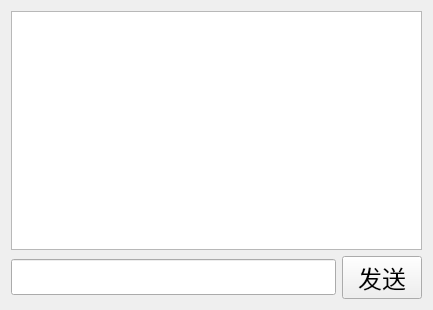
<?xml version="1.0" encoding="UTF-8"?>
<ui version="4.0">
 <class>PrivateChat</class>
 <widget class="QWidget" name="PrivateChat">
  <property name="geometry">
   <rect>
    <x>0</x>
    <y>0</y>
    <width>433</width>
    <height>310</height>
   </rect>
  </property>
  <property name="windowTitle">
   <string>Form</string>
  </property>
  <layout class="QVBoxLayout" name="verticalLayout_2">
   <item>
    <layout class="QVBoxLayout" name="verticalLayout">
     <item>
      <widget class="QTextEdit" name="showMsg">
       <property name="font">
        <font>
         <family>Arial</family>
         <pointsize>18</pointsize>
        </font>
       </property>
      </widget>
     </item>
     <item>
      <layout class="QHBoxLayout" name="horizontalLayout">
       <item>
        <widget class="QLineEdit" name="inputMsg">
         <property name="font">
          <font>
           <family>Arial</family>
           <pointsize>18</pointsize>
          </font>
         </property>
        </widget>
       </item>
       <item>
        <widget class="QPushButton" name="sendMsg">
         <property name="font">
          <font>
           <family>Arial</family>
           <pointsize>18</pointsize>
          </font>
         </property>
         <property name="text">
          <string>发送</string>
         </property>
        </widget>
       </item>
      </layout>
     </item>
    </layout>
   </item>
  </layout>
 </widget>
 <resources/>
 <connections/>
</ui>
